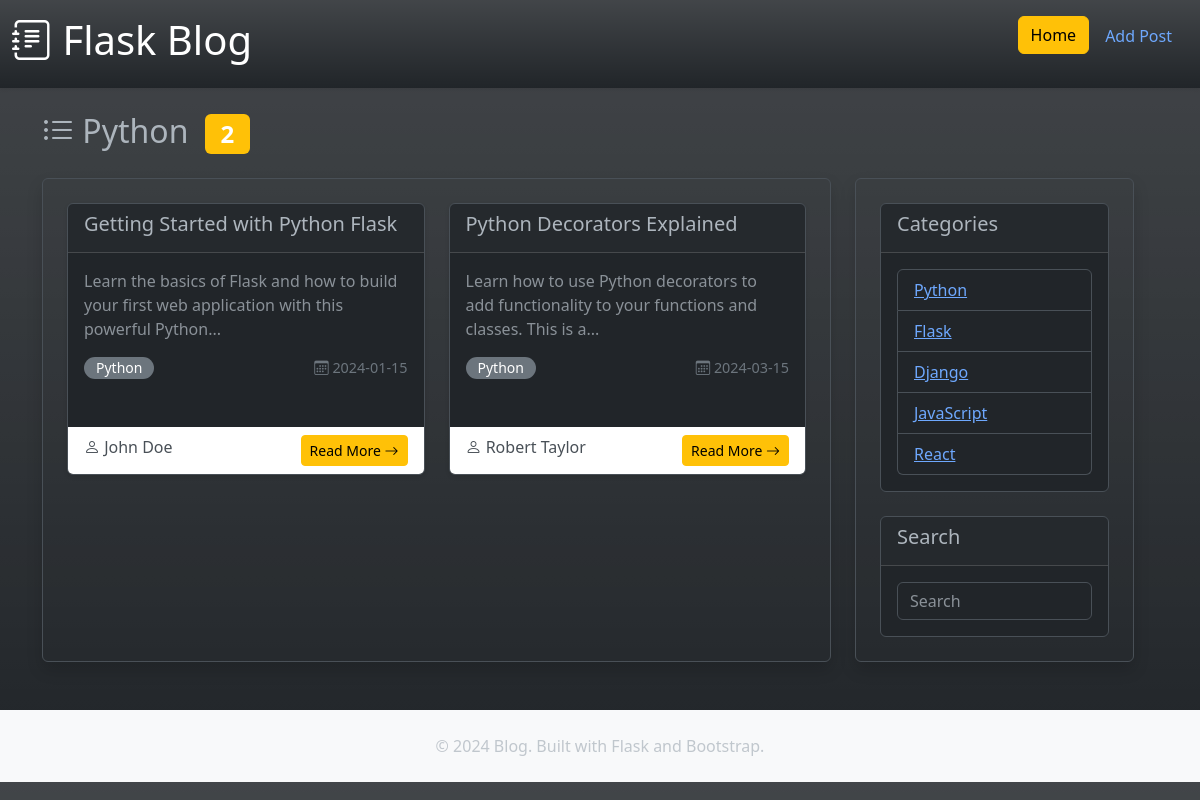
The page /blog/category/Python on the database its author committed.
### tables this page shows
CREATE TABLE blogs (
            id INTEGER PRIMARY KEY AUTOINCREMENT,
            title TEXT NOT NULL,
            author TEXT NOT NULL,
            date TEXT NOT NULL,
            excerpt TEXT NOT NULL,
            category TEXT NOT NULL
        );

### lesson6.py (the view)
@app.route('/blog/category/<string:category>')
def blog_category(category):
    blogs = get_blogs_by_category(category)
    if not blogs:
        return render_template('404.html'), 404
    return render_template('blogs.html', blogs=blogs, category=category)

### data/db.py (called while the page is built)
def get_db_path():
    current_dir = os.path.dirname(os.path.abspath(__file__))
    return os.path.join(current_dir, 'blog.db')

def get_blogs_by_category(category):
    db_path = get_db_path()
    if not os.path.exists(db_path):
        return []
    conn = sqlite3.connect(db_path)
    conn.row_factory = sqlite3.Row
    cursor = conn.cursor()
    cursor.execute('SELECT * FROM blogs WHERE category = ? ORDER BY id', (category,))
    rows = cursor.fetchall()
    blogs = []
    for row in rows:
        blogs.append({
            'id': row['id'],
            'title': row['title'],
            'author': row['author'],
            'date': row['date'],
            'excerpt': row['excerpt'],
            'category': row['category']
        })
    conn.close()
    return blogs

### templates/blogs.html
{% extends "layout.html" %}
{% block content %}
<div class="row">
    {% for blog in blogs %}
    <div class="col-md-6 col-lg-6 mb-4">
        <div class="card blog-card h-100 border">
            <div class="card-header">
                <h5 class="card-title">{{ blog.title }}</h5>
            </div>
            <div class="card-body">
                 <p class="card-text text-muted">{{ blog.excerpt|truncate(100) }}</p>
                <div class="d-flex justify-content-between align-items-start" style="height: 100%;">
                    <span class="badge bg-secondary blog-category">{{ blog.category }}</span>
                    <span class="blog-date">
                        <i class="bi bi-calendar3"></i> {{ blog.date }}
                    </span>
                </div>
            </div>
            <div class="card-footer bg-white border-top-0 d-flex justify-content-between">
                <p class="blog-author mb-0">
                    <i class="bi bi-person"></i> {{ blog.author }}
                </p>
                <a href="{{ url_for('blog', id=blog.id) }}" class="btn btn-warning btn-sm justify-content-end">
                    Read More <i class="bi bi-arrow-right"></i>
                </a>
            </div>
        </div>
    </div>
    {% endfor %}
</div>
{% endblock %}

### templates/layout.html (style rules this page uses)
.blog-card { transition: transform 0.2s, box-shadow 0.2s; margin-bottom: 2rem; border: none; box-shadow: 0 2px 4px rgba(0, 0, 0, 0.1); }
.blog-category { display: inline-block; padding: 0.25rem 0.75rem; border-radius: 20px; font-size: 0.875rem; font-weight: 500; }
.blog-date { color: #6c757d; font-size: 0.9rem; }
.blog-author { color: #495057; font-weight: 500; }

### rows shown on the page
blogs: title "Getting Started with Python Flask", excerpt "Learn the basics of Flask and how to build your first web application with this powerful Python...", category "Python", date "2024-01-15", author "John Doe"
blogs: title "Python Decorators Explained", excerpt "Learn how to use Python decorators to add functionality to your functions and classes. This is a...", category "Python", date "2024-03-15", author "Robert Taylor"

### other values the page prints
{{ category }} "Python"
{{ blogs|length }} "2"
